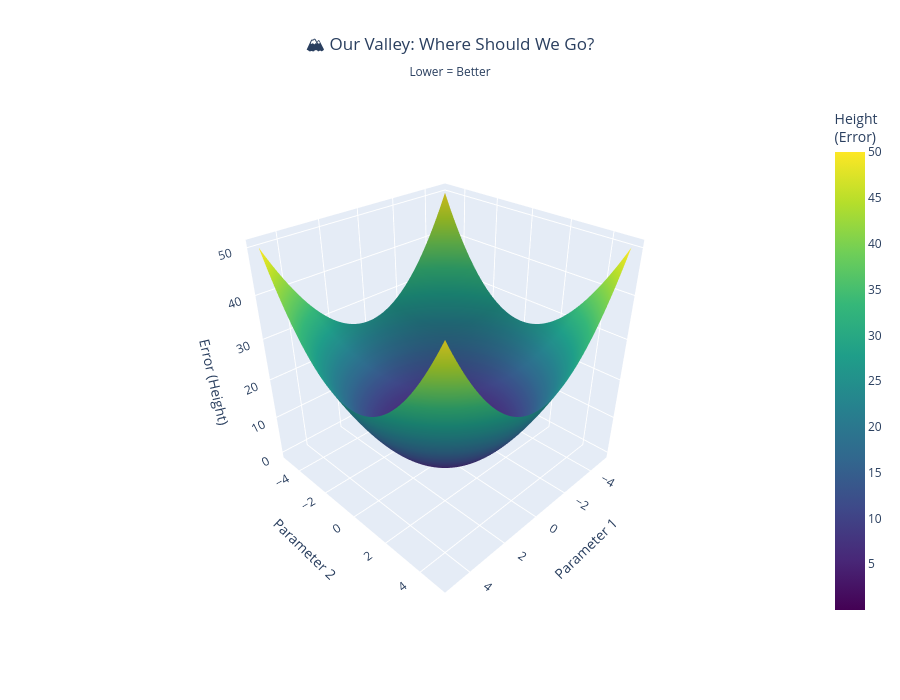

Source (notebook cell):
### Markdown cell above
## Step 1: Create Our Valley (3D Surface)

Let's create a simple bowl-shaped surface. This represents our problem:
- **Low points** (blue) = good solutions
- **High points** (red) = bad solutions
- **The very bottom** = the BEST solution

### Code cell
# Create a grid of points
x = np.linspace(-5, 5, 100)
y = np.linspace(-5, 5, 100)
X, Y = np.meshgrid(x, y)

# Create a simple bowl shape (this is our "valley")
# The formula: Z = X² + Y²
# This creates a perfect bowl with the bottom at (0, 0)
Z = X**2 + Y**2

# Create the 3D surface plot
fig = go.Figure(data=[go.Surface(
    x=X, y=Y, z=Z,
    colorscale='Viridis',
    name='Error Surface',
    showscale=True,
    colorbar=dict(title="Height<br>(Error)")
)])

fig.update_layout(
    title=dict(
        text="🏔️ Our Valley: Where Should We Go?<br><sub>Lower = Better</sub>",
        x=0.5,
        xanchor='center'
    ),
    scene=dict(
        xaxis_title="Parameter 1",
        yaxis_title="Parameter 2",
        zaxis_title="Error (Height)",
        camera=dict(
            eye=dict(x=1.5, y=1.5, z=1.3)
        )
    ),
    width=900,
    height=700
)

fig.show()

print("\n💡 Key Insight:")
print("   The bottom of the valley (at x=0, y=0) is where z=0 (lowest error)")
print("   Our goal: Start somewhere random and find our way to the bottom!")

### Figure 1 — Plotly figure (JSON) as saved in the notebook; plotly's stock layout.template omitted (floating-point values rounded to 4 significant figures; data arrays with more than 128 entries replaced by an {"elided": "..."} marker saying what was removed)
{"data": [{"colorbar": {"title": {"text": "Height<br>(Error)"}}, "colorscale": [[0.0, "#440154"], [0.1111, "#482878"], [0.2222, "#3e4989"], [0.3333, "#31688e"], [0.4444, "#26828e"], [0.5556, "#1f9e89"], [0.6667, "#35b779"], [0.7778, "#6ece58"], [0.8889, "#b5de2b"], [1.0, "#fde725"]], "name": "Error Surface", "showscale": true, "type": "surface", "x": {"elided": "100x100 float values"}, "y": {"elided": "100x100 float values"}, "z": {"elided": "100x100 float values"}}], "layout": {"height": 700, "scene": {"camera": {"eye": {"x": 1.5, "y": 1.5, "z": 1.3}}, "xaxis": {"title": {"text": "Parameter 1"}}, "yaxis": {"title": {"text": "Parameter 2"}}, "zaxis": {"title": {"text": "Error (Height)"}}}, "title": {"text": "🏔️ Our Valley: Where Should We Go?<br><sub>Lower = Better</sub>", "x": 0.5, "xanchor": "center"}, "width": 900}}
